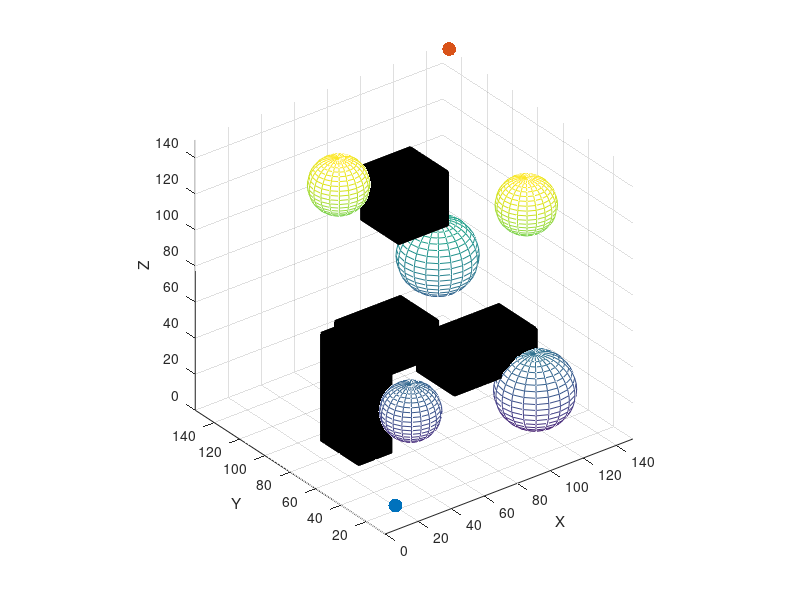

Here is the MATLAB script that generated this plot: (Note: this script raises an error after producing the figure.)
% 清除命令窗口中的信息，清除工作区中的所有变量，并关闭所有打开的图形窗口
clc;
clear all;
close all;

%% 定义障碍物

%% 较为复杂障碍物
circleCenter = [50,50,30;120,120,60;60,120,120;110,30,30;120,50,120];
r = [15,20,15,20,15];
cuboids = [ 40,80,30,20,30,60 ;100,120,100,30,30,30  ;90,50,50,50,30,20;20,30,90,40,30,20];


% 
% % 简单障碍物
% circleCenter = [140,100,100];
% r = [20];
% cuboids = [ 60, 0, 0, 40, 200, 80;60,0,100,40,200,100];

% 
% % 复杂障碍物
% circleCenter = [80,80,80;120,110,100;20,50,60;80,140,100;40,130,50;
%      50,60,40;80,50,130;120,50,100;50,50,100;
%      120,70,50;120,120,45;170,60,100;160,100,120;20,20,130;150,80,60;];
% r = [15;20;15;15;15;10;20;15;10;10;10;15;20;15;20];
% cuboids = [ 50, 10, 50, 30, 20, 20;  70, 80, 10, 40, 30, 40 ;40,120,80,20,30,20;150,20,120,30,20,30;130,10,40,30,30,40;20,80,10,20,20,50;40,100,120,40,40,20];

%% 绘制三维障碍物
figure(1);
[xSphere, ySphere, zSphere] = sphere;
for i = 1:length(circleCenter(:, 1))
    mesh(r(i)*xSphere + circleCenter(i, 1), r(i)*ySphere + circleCenter(i, 2), r(i)*zSphere + circleCenter(i, 3));
    hold on;
end
for i = 1:size(cuboids, 1)
    drawCuboid(cuboids(i, :), 'k'); % 绘制长方体
end

% view(3); grid on;
xlabel('X'); ylabel('Y'); zlabel('Z');
axis equal;

%% 参数初始化
ABC=0;
source = [10, 10, 10]; % 起点坐标
goal = [150, 150, 150]; % 终点坐标
stepsize = 15;
Smax = [];      % 最大步长（初始化为空）
n = 2;
Smin = 4;
K = 0.9;
threshold = 15;
maxIterations = 1000;
maxFailedAttempts = 10000; % 设置最大失败
notFoundCount = 0;  % 未找到目标点的计数器

display = true;            % 设置
searchSize = [200 200 200];% 设置搜索空间
goalSampleRadius = 25;     % 定义在靠近目标时的采样半径
goalProximityThreshold = 45;

% 自适应采样概率相关的参数设置
pmin = 0.1; % 偏向目标的最小采样概率
pmax = 1;
alpha = 0.3; % 控制自适应采样概率变化速率的参数
Tfailed = 0; % 初始化碰撞检测失败次数为0
Pa = pmin;% 初始化采样概率为最小值

% 在图形窗口中绘制起点和终点，分别用绿色和蓝色表示
hold on;

scatter3(source(1), source(2), source(3), 100,"filled", "g"); % 起点
scatter3(goal(1), goal(2), goal(3), 100,"filled", "r"); % 终点

% 初始化RRT树
tic;
RRTree = double([source -1]);
% 初始化失败尝试次数和路径找到的标志
failedAttempts = 0;  % 记录当前失败尝试次数
pathFound = false;   % 路径是否找到的标志
iterationCount = 0;  % 迭代次数计数器

%% 主循环
while iterationCount <= maxIterations  % 当迭代次数没有超过最大迭代次数时循环
    iterationCount = iterationCount + 1;  % 每次循环时增加迭代次数

% 决定是否进行随机采样或目标偏执采样
    if rand < Pa  % Pa 是随机采样的概率
        % 进行随机采样，生成一个随机点，范围在搜索空间内
        sample = rand(1,3) .* searchSize;
    else
        % 目标偏执采样：直接将目标点作为采样点
        sample = goal;
    end

    % 找到RRT树中距离采样点最近的节点
    [A, I] = min(distanceCost(RRTree(:,1:3), sample), [], 1);  % A为最小距离，I为索引
    closestNode = RRTree(I(1), 1:3);  % 取出树中最近的节点的坐标
    % 计算从最近节点到采样点的方向向量，并归一化
    movingVec = [sample(1) - closestNode(1), sample(2) - closestNode(2), sample(3) - closestNode(3)];
    movingVec = movingVec / sqrt(sum(movingVec.^2));  % 归一化向量，使其长度为1

    % 动态调整步长，初始步长为Smax，即基础步长乘以n
    Smax = stepsize * n;  % 最大步长
    currentStepSize = Smax;  % 当前步长初始化为最大值
    newPoint = closestNode + currentStepSize * movingVec;  % 根据步长计算新点位置

    % 尝试使用动态步长从当前节点扩展到采样点

    while currentStepSize >= Smin
        % 如果从当前节点到新点的路径没有碰撞，则接受这个新点
        if checkPath3(closestNode, newPoint, circleCenter, r, cuboids)
            Pa = pmin;
            ABC= Tfailed+ABC;
            Tfailed = 0;
            break;
        else
            currentStepSize = currentStepSize * K;
            newPoint = closestNode + currentStepSize * movingVec;
        end
    end

    % 如果步长小于最小步长，则认为扩展失败
    if currentStepSize < Smin
        Tfailed = Tfailed + 1;
        Pa = pmin + (pmax - pmin) * (1 - exp(-alpha * Tfailed));
        continue;
    end

    % 如果新点距离目标点小于预设的阈值，则认为找到了路径
    if distanceCost(newPoint, goal) < threshold
        pathFound = true;
        break;
    end


    % 将新点加入RRT树，记录其父节点为最近的节点
    RRTree = [RRTree; newPoint I(1)];  % 将新点及其父节点索引添加到树中

    % 如果开启显示模式，则绘制新点和连接线
    if display
        plot3([closestNode(1); newPoint(1)], [closestNode(2); newPoint(2)], [closestNode(3); newPoint(3)], 'LineWidth', 2);  % 绘制连接线
        scatter3(newPoint(1), newPoint(2), newPoint(3), 20, 'k', 'filled');  % 绘制新点
    end
 pause(0.01);  % 暂停0.01秒，便于观察图形更新
end

 runTime=toc;


% 如果找到路径并且显示模式开启，绘制最终连接终点的线段
if display && pathFound
   
    plot3([closestNode(1); goal(1)], [closestNode(2); goal(2)], [closestNode(3); goal(3)]);  % 绘制最终线段
end

%% 构建路径

% 从RRT树中检索路径，根据父节点索引从终点往回追溯到起点
path = goal;  % 初始化路径，首先包含终点
prev = I(1);  % 获取终点节点的父节点索引
while prev > 0  % 当父节点索引有效时（不等于-1，表示还没到起点）
    path = [RRTree(prev, 1:3); path];  % 将父节点的坐标加入路径开头，路径从终点向起点反向构建
    prev = RRTree(prev, 4);  % 更新当前节点为其父节点，继续向上追溯
end

% path = [source; path];  % 在路径的开头添加起点


% 计算从起点到终点的路径长度
pathLength = 0;  % 初始化路径长度为0
for i = 1:length(path(:,1))-1
    % 依次计算路径中每两点之间的距离并累加到总长度
    pathLength = pathLength + distanceCost(path(i, 1:3), path(i+1, 1:3));
end

    AiterationCount=iterationCount;
    BTfailed=ABC;
    Cnode=length(RRTree)+1;
    Dnode=length(path);
    Elength=pathLength;


% 输出RRT搜索的结果，包括迭代次数、路径节点数、路径总长度、RRT树中的总节点数
% fprintf(['Iteration Count总迭代次数=%d \n总碰撞检测失败次数=%d \n' ...
%     'Total nodes初始路径总节点数=%d \nTree nodes初始路径节点数=%d \n' ...
%     'Path Length初始路径总长度=%.2f \n'], ...
%     iterationCount, ABC ,length(RRTree)+1,length(path), pathLength);

% 创建一个新的图形窗口，用于显示RRT树、路径以及障碍物
figure(2);
for i = 1:length(circleCenter(:, 1))
    mesh(r(i)*xSphere + circleCenter(i, 1), r(i)*ySphere + circleCenter(i, 2), r(i)*zSphere + circleCenter(i, 3));
    hold on;
end
for i = 1:size(cuboids, 1)
    drawCuboid(cuboids(i, :), 'k'); % 绘制长方体
end

% view(3); grid on;
xlabel('X'); ylabel('Y'); zlabel('Z');
axis equal;
hold on;
% 绘制起点和终点
scatter3(source(1), source(2), source(3), 100,"filled", "g");  % 绘制起点，绿色
scatter3(goal(1), goal(2), goal(3), 100,"filled", "r");        % 绘制终点，蓝色

% 显示RRT树中的所有节点和父节点之间的连接
for i = 2:size(RRTree, 1)
    parentIndex = RRTree(i, 4);  % 获取当前节点的父节点索引
    % 绘制当前节点与其父节点之间的连接线
    plot3([RRTree(i,1); RRTree(parentIndex, 1)], [RRTree(i,2); RRTree(parentIndex, 2)], [RRTree(i,3); RRTree(parentIndex, 3)], 'LineWidth', 2, 'color', [1, 0.5, 0]);  % 使用橙色线条
end

% 绘制树中所有节点的位置，节点用黑色小圆点表示
scatter3(RRTree(:,1), RRTree(:,2), RRTree(:,3), 10, 'k', 'filled');

% 显示从RRT树中提取的初始路径，用淡紫色线条表示
plot3(path(:,1), path(:,2), path(:,3), 'LineWidth', 2, 'color', [0.6, 0.4, 0.8]);  % 绘制路径
scatter3(path(:,1), path(:,2), path(:,3), 15, 'k', 'filled');  % 绘制路径中的节点

if ~pathFound
    notFoundCount = notFoundCount + 1;  % 增加未找到目标点的计数
end

hold off;

function h=distanceCost(a,b)         % 定义一个名为distanceCost的函数，接收两个参数a和b，分别代表两个点或两组点的坐标
	h = sqrt(sum((a-b).^2, 2));       % 计算a和b两点之间的欧氏距离。首先计算a和b对应元素的差，然后将差值平方，
    % 对所有维度求和（sum的第二个参数2表示沿数组的每一行求和），最后对求和结果开平方根得到距离h
end                                 % 结束函数定义
function feasible = checkPath3(p1, p2, circleCenter, r, cuboids)
    feasible = true;
    direction = (p2 - p1) / norm(p2 - p1);
    for t = 0:0.5:norm(p2 - p1)
        point = p1 + t * direction;
        % 检查球形障碍物
        for i = 1:size(circleCenter,1)
            if norm(point - circleCenter(i,:)) <= r(i)
                feasible = false; return;
            end
        end
        % 检查矩形障碍物
        for i = 1:size(cuboids,1)
            if all(point >= cuboids(i,1:3) & point <= cuboids(i,1:3) + cuboids(i,4:6))
                feasible = false; return;
            end
        end
    end
end
%% 辅助函数：判断三个点是否在同一条直线上
function isCollinear = isCollinear(p1, p2, p3)
    % 计算向量p1p2和p1p3的叉积
    v1 = p2 - p1;
    v2 = p3 - p1;
    crossProduct = cross(v1, v2);
    % 如果叉积为零向量，则三点共线
    isCollinear = all(abs(crossProduct) < 1e-6); % 允许一个小的容差
end


function drawCuboid(cuboid, color)
    [x, y, z] = ndgrid([cuboid(1), cuboid(1) + cuboid(4)], ...
                       [cuboid(2), cuboid(2) + cuboid(5)], ...
                       [cuboid(3), cuboid(3) + cuboid(6)]);
    x = x(:);
    y = y(:);
    z = z(:);
    k = convhull(x, y, z);
    trisurf(k, x, y, z, 'FaceColor', color, 'EdgeColor', 'w','LineWidth', 1.5);
end

